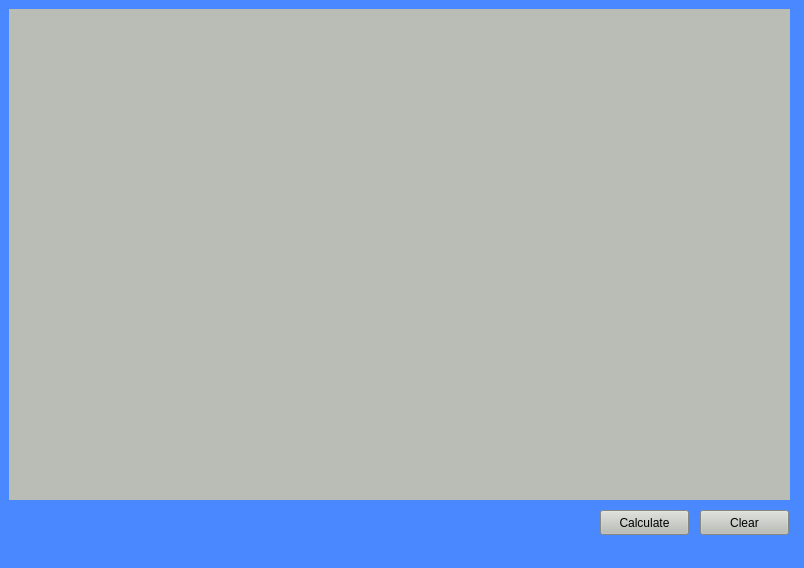
<?xml version="1.0" encoding="UTF-8"?>
<ui version="4.0">
 <class>MainWindow</class>
 <widget class="QMainWindow" name="MainWindow">
  <property name="geometry">
   <rect>
    <x>0</x>
    <y>0</y>
    <width>804</width>
    <height>568</height>
   </rect>
  </property>
  <property name="windowTitle">
   <string>MainWindow</string>
  </property>
  <property name="styleSheet">
   <string notr="true">background-color: rgb(74, 136, 255);</string>
  </property>
  <widget class="QWidget" name="centralWidget">
   <widget class="QCustomPlot" name="widget" native="true">
    <property name="geometry">
     <rect>
      <x>9</x>
      <y>9</y>
      <width>781</width>
      <height>491</height>
     </rect>
    </property>
    <property name="font">
     <font>
      <pointsize>8</pointsize>
     </font>
    </property>
    <property name="styleSheet">
     <string notr="true">Background-color: rgb(186, 189, 182);</string>
    </property>
   </widget>
   <widget class="QPushButton" name="calculateButton">
    <property name="geometry">
     <rect>
      <x>600</x>
      <y>510</y>
      <width>89</width>
      <height>25</height>
     </rect>
    </property>
    <property name="styleSheet">
     <string notr="true">background-color: rgb(186, 189, 182);
selection-color: rgb(245, 121, 0);
selection-color: rgb(239, 41, 41);</string>
    </property>
    <property name="text">
     <string>Calculate</string>
    </property>
   </widget>
   <widget class="QPushButton" name="clearData">
    <property name="geometry">
     <rect>
      <x>700</x>
      <y>510</y>
      <width>89</width>
      <height>25</height>
     </rect>
    </property>
    <property name="styleSheet">
     <string notr="true">background-color: rgb(186, 189, 182);
selection-color: rgb(245, 121, 0);
selection-color: rgb(239, 41, 41);</string>
    </property>
    <property name="text">
     <string>Clear</string>
    </property>
   </widget>
  </widget>
  <widget class="QMenuBar" name="menuBar">
   <property name="geometry">
    <rect>
     <x>0</x>
     <y>0</y>
     <width>804</width>
     <height>22</height>
    </rect>
   </property>
  </widget>
  <widget class="QStatusBar" name="statusBar"/>
 </widget>
 <layoutdefault spacing="6" margin="11"/>
 <customwidgets>
  <customwidget>
   <class>QCustomPlot</class>
   <extends>QWidget</extends>
   <header>qcustomplot.h</header>
   <container>1</container>
  </customwidget>
 </customwidgets>
 <resources/>
 <connections/>
</ui>
